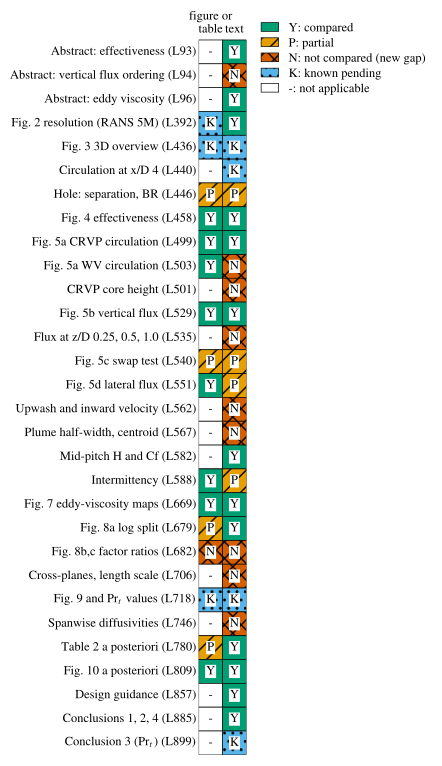

Here is the Python script that generated this plot:
"""Ladder coverage grid for the verification report (planning/verification/verification.tex).

Each row is a place in main_claude.tex where the RANS 50M is compared with the 193M 3DNS. Two columns give
whether the 20M LES is also compared there: in the figure or table, and in the text. Status codes:
Y compared, P partial, N not compared (new gap), K known pending, - not applicable.
Run: python3 ladder_grid.py  (writes ladder_grid.pdf beside this script).
"""
import os
import sys

import matplotlib
matplotlib.use('Agg')
import matplotlib.pyplot as plt
from matplotlib.patches import Rectangle
from cycler import cycler

sys.path.insert(0, '/home/sk999/Documents/3DNS_FP')
from functions import set_mpl_params  # noqa: E402

OKABE_ITO = ['#000000', '#E69F00', '#56B4E9', '#009E73', '#F0E442', '#0072B2', '#D55E00', '#CC79A7']
STATUS = {  # colour, hatch, label
    'Y': ('#009E73', '', 'compared'),
    'P': ('#E69F00', '//', 'partial'),
    'N': ('#D55E00', 'xx', 'not compared (new gap)'),
    'K': ('#56B4E9', '..', 'known pending'),
    '-': ('#FFFFFF', '', 'not applicable'),
}

# (label, line in main_claude.tex, figure/table status, text status)
ROWS = [
    ('Abstract: effectiveness', 'L93', '-', 'Y'),
    ('Abstract: vertical flux ordering', 'L94', '-', 'N'),
    ('Abstract: eddy viscosity', 'L96', '-', 'Y'),
    ('Fig. 2 resolution (RANS 5M)', 'L392', 'K', 'Y'),
    ('Fig. 3 3D overview', 'L436', 'K', 'K'),
    ('Circulation at x/D 4', 'L440', '-', 'K'),
    ('Hole: separation, BR', 'L446', 'P', 'P'),
    ('Fig. 4 effectiveness', 'L458', 'Y', 'Y'),
    ('Fig. 5a CRVP circulation', 'L499', 'Y', 'Y'),
    ('Fig. 5a WV circulation', 'L503', 'Y', 'N'),
    ('CRVP core height', 'L501', '-', 'N'),
    ('Fig. 5b vertical flux', 'L529', 'Y', 'Y'),
    ('Flux at z/D 0.25, 0.5, 1.0', 'L535', '-', 'N'),
    ('Fig. 5c swap test', 'L540', 'P', 'P'),
    ('Fig. 5d lateral flux', 'L551', 'Y', 'P'),
    ('Upwash and inward velocity', 'L562', '-', 'N'),
    ('Plume half-width, centroid', 'L567', '-', 'N'),
    ('Mid-pitch H and Cf', 'L582', '-', 'Y'),
    ('Intermittency', 'L588', 'Y', 'P'),
    ('Fig. 7 eddy-viscosity maps', 'L669', 'Y', 'Y'),
    ('Fig. 8a log split', 'L679', 'P', 'Y'),
    ('Fig. 8b,c factor ratios', 'L682', 'N', 'N'),
    ('Cross-planes, length scale', 'L706', '-', 'N'),
    (r'Fig. 9 and $\Pr_t$ values', 'L718', 'K', 'K'),
    ('Spanwise diffusivities', 'L746', '-', 'N'),
    ('Table 2 a posteriori', 'L780', 'P', 'Y'),
    ('Fig. 10 a posteriori', 'L809', 'Y', 'Y'),
    ('Design guidance', 'L857', '-', 'Y'),
    ('Conclusions 1, 2, 4', 'L885', '-', 'Y'),
    (r'Conclusion 3 ($\Pr_t$)', 'L899', '-', 'K'),
]


def main():
    set_mpl_params(10 / 22, grid_on=False)
    plt.rcParams['axes.prop_cycle'] = cycler(color=OKABE_ITO)
    n = len(ROWS)
    fig, ax = plt.subplots(figsize=(6.3, 0.22 * n + 1.0))
    fs = plt.rcParams['font.size']
    for i, (lab, line, sf, st) in enumerate(ROWS):
        y = n - 1 - i
        for j, s in enumerate((sf, st)):
            col, hatch, _ = STATUS[s]
            ax.add_patch(Rectangle((j, y), 1, 1, facecolor=col, edgecolor='k', hatch=hatch, lw=0.5))
            ax.text(j + 0.5, y + 0.5, s, ha='center', va='center', fontsize=fs - 1,
                    bbox=dict(boxstyle='square,pad=0.08', fc='white', ec='none'))
        ax.text(-0.1, y + 0.5, f'{lab} ({line})', ha='right', va='center', fontsize=fs - 1)
    ax.text(0.5, n + 0.2, 'figure or\ntable', ha='center', va='bottom', fontsize=fs - 1)
    ax.text(1.5, n + 0.2, 'text', ha='center', va='bottom', fontsize=fs - 1)
    handles = [Rectangle((0, 0), 1, 1, facecolor=c, edgecolor='k', hatch=h, lw=0.5, label=f'{k}: {l}')
               for k, (c, h, l) in STATUS.items()]
    ax.legend(handles=handles, loc='upper left', bbox_to_anchor=(2.15 / 2.0, 1.0), frameon=False,
              fontsize=fs - 1, handlelength=1.4)
    ax.set_xlim(0, 2)
    ax.set_ylim(0, n + 1.2)
    ax.set_aspect('equal')
    ax.axis('off')
    fig.subplots_adjust(left=0.40, right=0.62, top=0.99, bottom=0.01)
    out = os.path.join(os.path.dirname(os.path.abspath(__file__)), 'ladder_grid.pdf')
    fig.savefig(out, bbox_inches='tight')
    print('saved', out)


if __name__ == '__main__':
    main()
